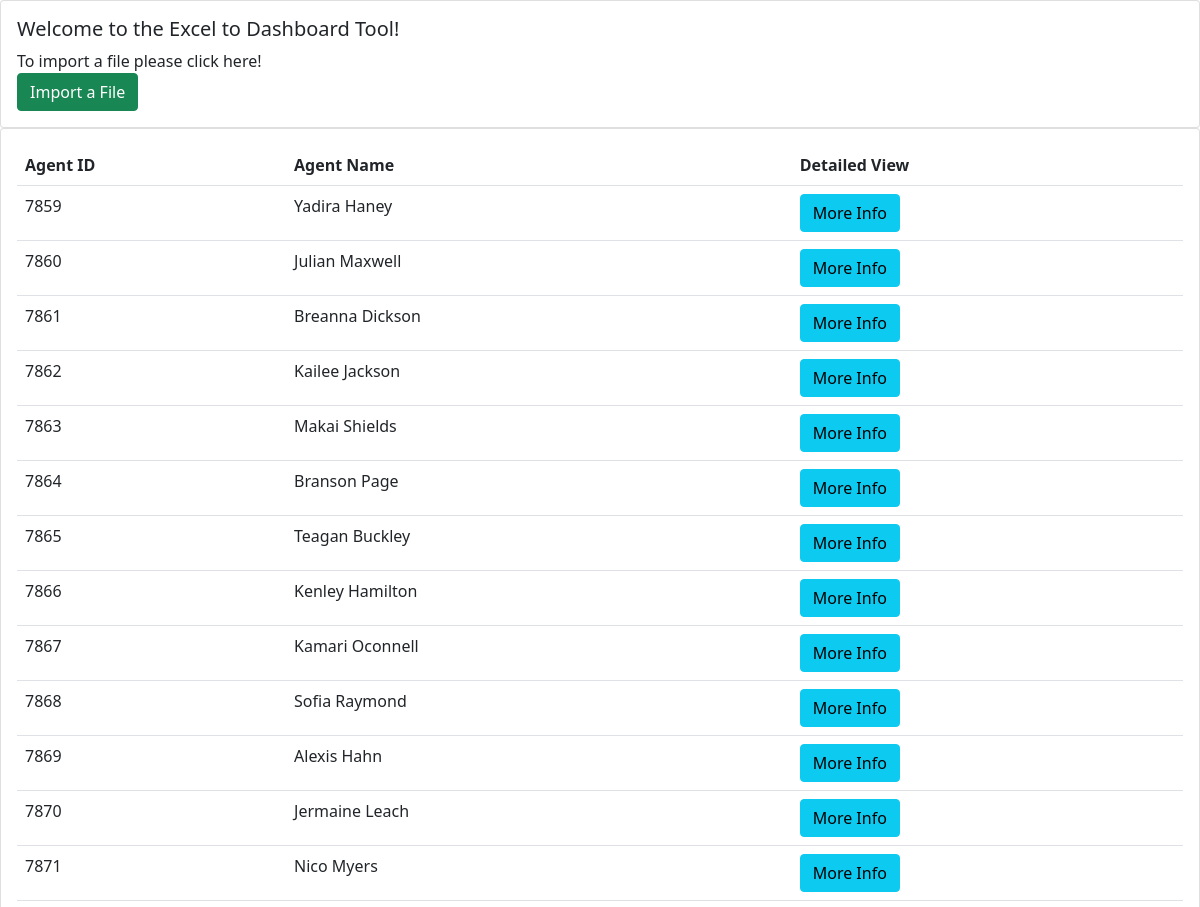
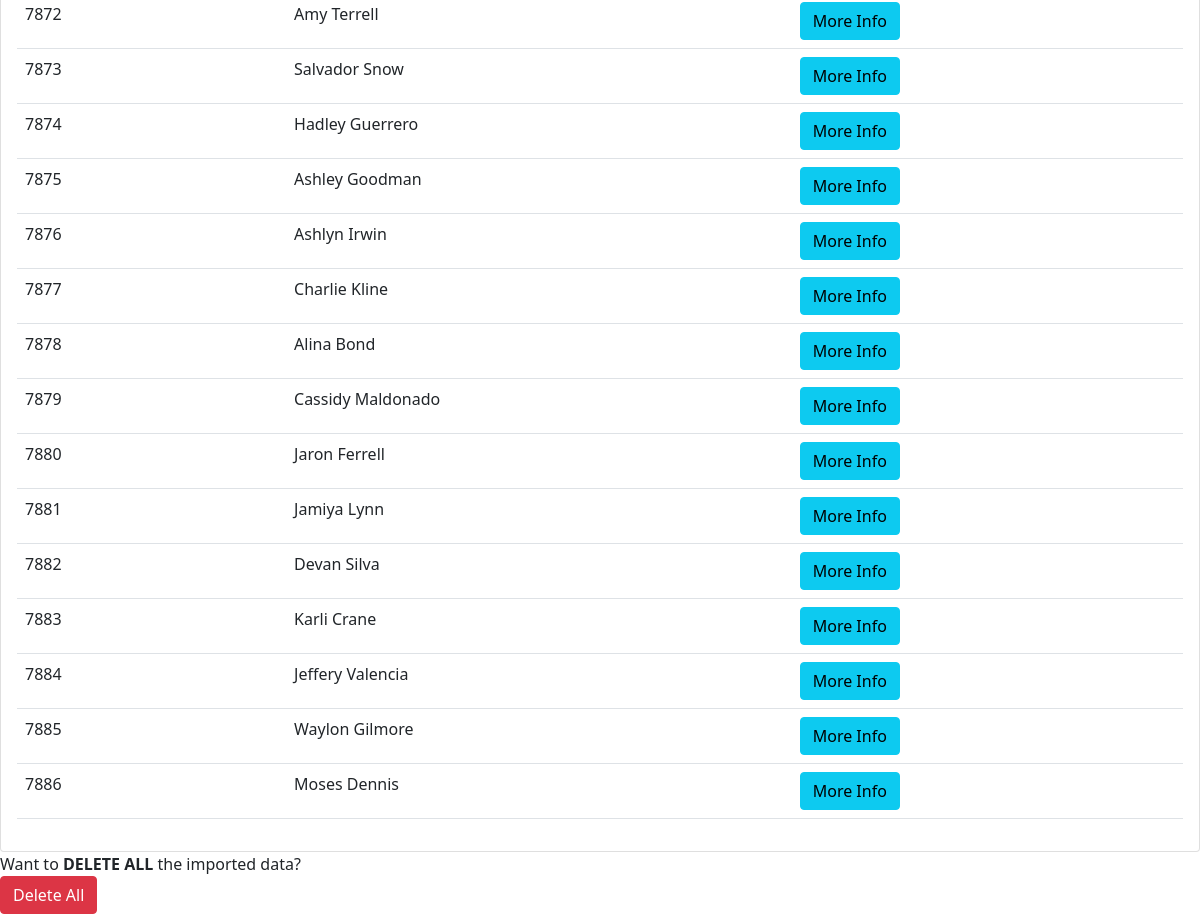
The page / on the database its author committed (2 pictures, top to bottom).
### dashboard/models.py (models this page shows, shortened)
class Agent(models.Model):
    agent_id = models.IntegerField(null=True)
    name = models.CharField(max_length=50, null=True)
    qa = models.FloatField(null=True)
    ce = models.FloatField(null=True)
    csat = models.FloatField(null=True)
    aht = models.DurationField(null=True)
    hc = models.FloatField(null=True)

### dashboard/views.py (the view)
# urls.py: path('', views.home),
def home (request):
    agents = Agent.objects.all()
    context = {'agents' : agents}
    return render(request, 'dashboard/agents.html', context)

### dashboard/templates/dashboard/agents.html (shortened to what this page needs)
<!DOCTYPE html>
<html lang="en">
<head>
    <link href="https://cdn.jsdelivr.net/npm/bootstrap@5.0.2/dist/css/bootstrap.min.css" rel="stylesheet">
</head>
<body>
    <div class="row">
        <div class="col-md">
            <div class="card card-body">
                <div class="row">
                    <div class="col-sm">
                        <h5>Welcome to the Excel to Dashboard Tool!</h5>
                        To import a file please click here!
                        <a class="btn btn-success" href="/admin/dashboard/agent/import" role="button">Import a File</a></td>
                    </div>
                </div>
            </div>
            <div class="card card-body">
                <table class="table">
                    <tr>
                        <th>Agent ID</th>
                        <th>Agent Name</th>
                        <th>Detailed View</th>
                    </tr>
                    {% for i in agents %}
                    <tr>
                        <td>{{i.agent_id}}</td>
                        <td>{{i.name}}</td>
                        <td><a class="btn btn-info" href="/dashboard/{{ i.id }}" role="button">More Info</a></td>
                    </tr>
                    {% endfor %}
                </table>
            </div>
        </div>
    </div>
    <div class="row">
        <div class="col-sm">
            Want to <strong>DELETE ALL</strong> the imported data?
            <a class="btn btn-danger" href="/delete_agents" role="button">Delete All</a></td>
        </div>
    </div>
</body>
</html>

### rows shown on the page
Agent: agent_id "7859", name "Yadira Haney"
Agent: agent_id "7860", name "Julian Maxwell"
Agent: agent_id "7861", name "Breanna Dickson"
Agent: agent_id "7862", name "Kailee Jackson"
Agent: agent_id "7863", name "Makai Shields"
Agent: agent_id "7864", name "Branson Page"
Agent: agent_id "7865", name "Teagan Buckley"
Agent: agent_id "7866", name "Kenley Hamilton"
Agent: agent_id "7867", name "Kamari Oconnell"
Agent: agent_id "7868", name "Sofia Raymond"
Agent: agent_id "7869", name "Alexis Hahn"
Agent: agent_id "7870", name "Jermaine Leach"
Agent: agent_id "7871", name "Nico Myers"
Agent: agent_id "7872", name "Amy Terrell"
Agent: agent_id "7873", name "Salvador Snow"
Agent: agent_id "7874", name "Hadley Guerrero"
Agent: agent_id "7875", name "Ashley Goodman"
Agent: agent_id "7876", name "Ashlyn Irwin"
Agent: agent_id "7877", name "Charlie Kline"
Agent: agent_id "7878", name "Alina Bond"
Agent: agent_id "7879", name "Cassidy Maldonado"
Agent: agent_id "7880", name "Jaron Ferrell"
Agent: agent_id "7881", name "Jamiya Lynn"
Agent: agent_id "7882", name "Devan Silva"
Agent: agent_id "7883", name "Karli Crane"
Agent: agent_id "7884", name "Jeffery Valencia"
Agent: agent_id "7885", name "Waylon Gilmore"
Agent: agent_id "7886", name "Moses Dennis"
